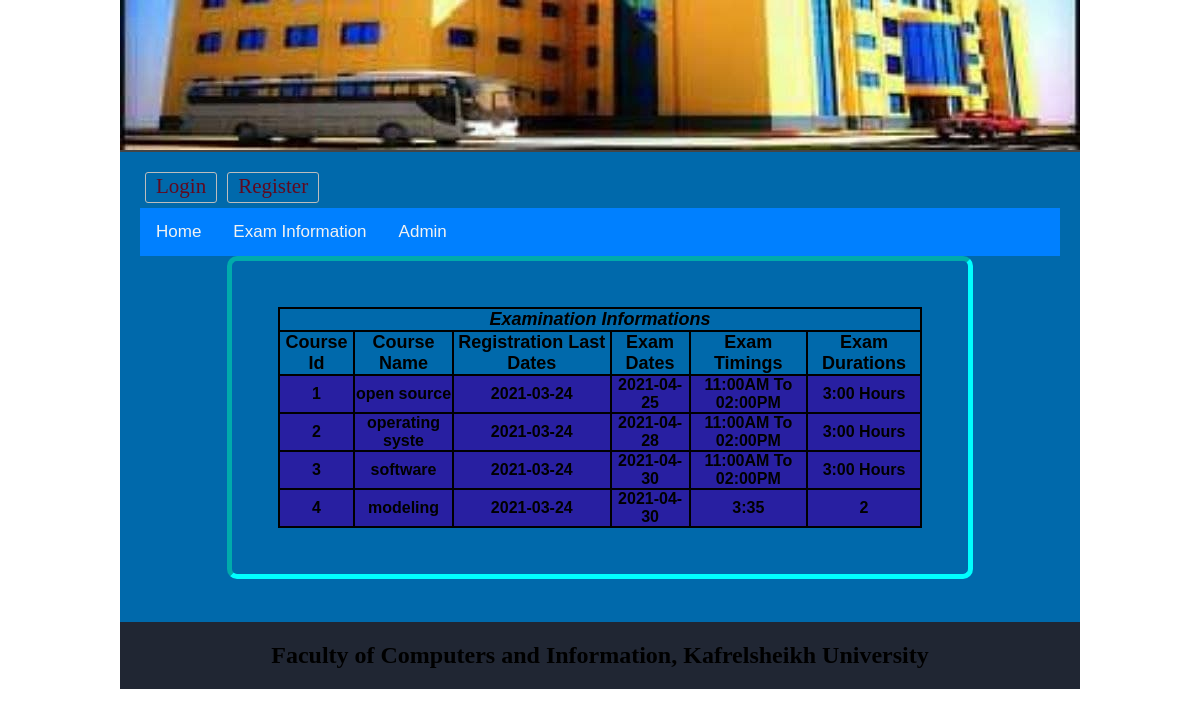
/OES/prof.php, run on the app's committed database.
### tables this page shows
CREATE TABLE `examschedule` (
  `course_id` int(11) NOT NULL,
  `course_name` varchar(15) NOT NULL,
  `regis_last_date` date NOT NULL,
  `exam_date` date NOT NULL,
  `exam_time` varchar(20) NOT NULL,
  `exam_duration` varchar(10) NOT NULL
);

### OES/lib/Session.php (called while the page is built, shortened)
<?php
class Session{
	 public static function get($key){
	 	if (isset($_SESSION[$key])) {
	 		return $_SESSION[$key];
	 	} else {
	 		return false;
	 	}
	 }
}
?>

### OES/prof.php (the view, shortened to what this page needs)
<?php
include 'inc/header.php';
include 'menubar.php';
$con=mysqli_connect('localhost','root','','db_exam');
$query="select * from examschedule";
$result=mysqli_query($con,$query);
?>
<!DOCTYPE html>
<html>
<head>
	<link rel="stylesheet" type="text/CSS" href="css/prof.css">
</head>
<body>
	<div class="container">
		<div id="ExamSchedule">
<table class="table table-bordered">
	<thead>
		<tr class="danger">
			<th colspan="6" class="text-center text-primary" style="font-size: 18px;font-style: italic;">Examination Informations</th>
		</tr>
	</thead>
	<tbody>
		<tr class="text-success success">
			<th>Course Id</th>
			<th>Course Name</th>
			<th>Registration Last Dates</th>
			<th>Exam Dates</th>
			<th>Exam Timings</th>
			<th>Exam Durations</th>
		</tr>
			<?php
				while ($rec=mysqli_fetch_array($result))
				{
			?>
			<tr class="btech">
				<th><?php echo $rec['course_id']; ?></th>
				<th><?php echo $rec['course_name']; ?></th>
				<th><?php echo $rec['regis_last_date']; ?></th>
				<th><?php echo $rec['exam_date']; ?></th>
				<th><?php echo $rec['exam_time']; ?></th>
				<th><?php echo $rec['exam_duration']; ?></th>
			</tr>
			<?php
				}
			?>
	</tbody>
</table>
</div>
	</div>
	<?php include 'inc/footer.php'; ?>
</body>
</html>

### OES/inc/header.php (shortened to what this page needs)
<?php
	$filepath = realpath(dirname(__FILE__));
	include_once ($filepath.'/../lib/Session.php');
?>
<!doctype html>
<html>
<head>
	<link rel="stylesheet" href="css/m.css">
</head>
<body>
<div class="phpcoding">
	<section class="headeroption"></section>
		<section class="maincontent">
		<div class="menu">
		<ul>
		<?php
			$login = Session::get("login");
			if($login == true){
		?>
			<li><a href="exam.php">Exam</a></li>
			<li><a href="?action=logout">Logout</a></li>
			<?php } else { ?>
			<li><a href="index.php">Login</a></li>
			<li><a href="register.php">Register</a></li>
			<?php } ?>
		</ul>
		</div>

### OES/menubar.php (shortened to what this page needs)
<!DOCTYPE html>
<html>
<head>
</head>
<body>
<div class="topnav">
  <a href="http://localhost:8080/Online_Exam-main/OES/">Home</a>
  <a href="http://localhost:8080/Online_Exam-main/OES/prof.php">Exam Information</a>
  <a href="http://localhost:8080/Online_Exam-main/OES/admin/login.php">Admin</a>
</div>
</body>
</html>

### OES/inc/footer.php (shortened to what this page needs)
</section>
<section class="footeroption">
		<h2><?php echo " Faculty of Computers and Information, Kafrelsheikh University"; ?></h2>
	</section>
</div>
</body>
</html>

### OES/css/m.css (style rules this page uses)
* { margin:0;padding:0;outline:none }
body { font-family:verdana }
.phpcoding { width:900px; margin: 0 auto;background:#4d49f2 }
.headeroption { background: #444 url("../img/photo_2021-06-03_16-43-11.jpg") no-repeat scroll 0 0; border-bottom: 2px solid #444444; height: 150px; }
.success { color:green; }
.headeroption h2, .footeroption h2 { margin:0;font-size:24px }
.maincontent { font-size: 18px; min-height: 430px; padding: 20px; }
.menu { overflow:hidden; }
.menu ul { margin:0;padding:0;list-style:none }
.menu ul li { display:block;float:left; }
.menu ul li a { border: 1px solid #bdbdbd; border-radius: 3px; font-size: 21px; font-family: "Times New Roman", Georgia, Serif; color: #5f0a1f; display: block; margin: 0 5px 5px; padding: 1px 10px 3px; text-decoration: none; }

### OES/css/prof.css (style rules this page uses)
* { color: black; }
div#ExamSchedule { width:55%; padding: 5%; margin: 10% 25%; margin-top: 10%; border: 5px inset cyan; border-radius: 10px; }
table { border-collapse: collapse; }
table,th,td { border: 2px solid black; text-align: center; }
tr.btech { background-color: rgb(40, 31, 161); font-size: 16px; font-weight: bold; border: 2px solid yellow; border-top: none; }

### OES/inc/header.php (style rules this page uses)
.phpcoding { width:960px; margin: 0 auto;background:#0069ab; }

### OES/menubar.php (style rules this page uses)
body { margin: 0; font-family: Arial, Helvetica, sans-serif; }
.topnav { overflow: hidden; background-color: #0080ff; }
.topnav a { float: left; color: #f2f2f2; text-align: center; padding: 14px 16px; text-decoration: none; font-size: 17px; }

### OES/prof.php (style rules this page uses)
div#ExamSchedule { width: 70%; margin: auto; }

### OES/inc/footer.php (style rules this page uses)
.footeroption { background:#202633;color:#fff;text-align:center;padding:20px;font-family: "Times New Roman", Times, serif; }

### data on the page
examschedule: course_id "1", course_name "open source", regis_last_date "2021-03-24", exam_date "2021-04-25", exam_time "11:00AM To 02:00PM", exam_duration "3:00 Hours"
examschedule: course_id "2", course_name "operating syste", regis_last_date "2021-03-24", exam_date "2021-04-28", exam_time "11:00AM To 02:00PM", exam_duration "3:00 Hours"
examschedule: course_id "3", course_name "software", regis_last_date "2021-03-24", exam_date "2021-04-30", exam_time "11:00AM To 02:00PM", exam_duration "3:00 Hours"
examschedule: course_id "4", course_name "modeling", regis_last_date "2021-03-24", exam_date "2021-04-30", exam_time "3:35", exam_duration "2"
